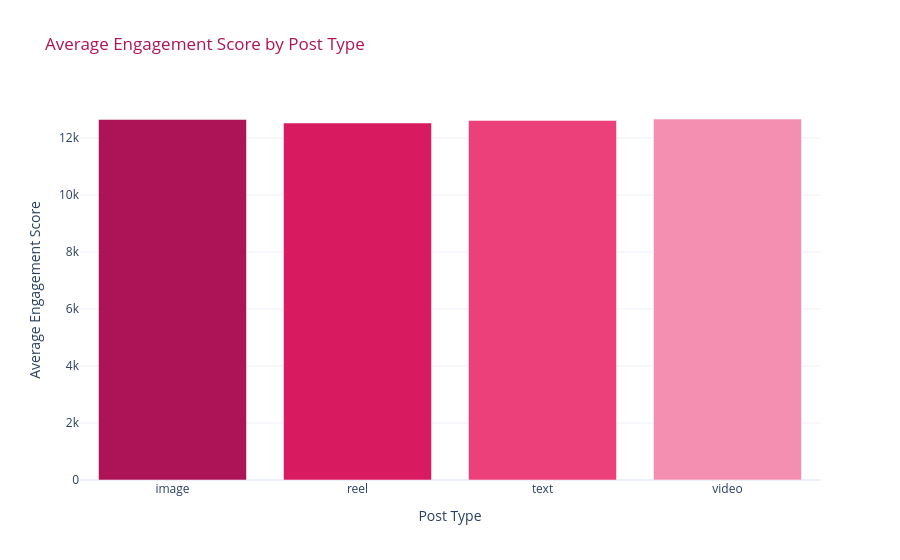

Notebook source saved alongside this figure:
### Code cell
# Visualization 14 - Plotly Interactive Bar Chart: Average Engagement by Post Type
post_type_engagement = (
    df_clean.groupby('post_type')['engagement_score']
    .mean()
    .reset_index()
)

fig = px.bar(
    post_type_engagement,
    x='post_type',
    y='engagement_score',
    color='post_type',
    color_discrete_sequence=[
        '#AD1457',
        '#D81B60',
        '#EC407A',
        '#F48FB1'
    ],
    title='Average Engagement Score by Post Type',
    labels={
        'post_type': 'Post Type',
        'engagement_score': 'Average Engagement Score'
    }
)

fig.update_layout(
    title_font_color='#AD1457',
    template='plotly_white',
    showlegend=False
)

fig.show()

### Figure 1 — Plotly figure (JSON) as saved in the notebook; plotly's stock layout.template omitted (floating-point values rounded to 4 significant figures)
{"data": [{"hovertemplate": "Post Type=%{x}<br>Average Engagement Score=%{y}<extra></extra>", "legendgroup": "image", "marker": {"color": "#AD1457", "pattern": {"shape": ""}}, "name": "image", "orientation": "v", "showlegend": true, "textposition": "auto", "type": "bar", "x": ["image"], "xaxis": "x", "y": [12650.0], "yaxis": "y"}, {"hovertemplate": "Post Type=%{x}<br>Average Engagement Score=%{y}<extra></extra>", "legendgroup": "reel", "marker": {"color": "#D81B60", "pattern": {"shape": ""}}, "name": "reel", "orientation": "v", "showlegend": true, "textposition": "auto", "type": "bar", "x": ["reel"], "xaxis": "x", "y": [12520.0], "yaxis": "y"}, {"hovertemplate": "Post Type=%{x}<br>Average Engagement Score=%{y}<extra></extra>", "legendgroup": "text", "marker": {"color": "#EC407A", "pattern": {"shape": ""}}, "name": "text", "orientation": "v", "showlegend": true, "textposition": "auto", "type": "bar", "x": ["text"], "xaxis": "x", "y": [12610.0], "yaxis": "y"}, {"hovertemplate": "Post Type=%{x}<br>Average Engagement Score=%{y}<extra></extra>", "legendgroup": "video", "marker": {"color": "#F48FB1", "pattern": {"shape": ""}}, "name": "video", "orientation": "v", "showlegend": true, "textposition": "auto", "type": "bar", "x": ["video"], "xaxis": "x", "y": [12660.0], "yaxis": "y"}], "layout": {"barmode": "relative", "legend": {"title": {"text": "Post Type"}, "tracegroupgap": 0}, "showlegend": false, "title": {"font": {"color": "#AD1457"}, "text": "Average Engagement Score by Post Type"}, "xaxis": {"anchor": "y", "categoryarray": ["image", "reel", "text", "video"], "categoryorder": "array", "domain": [0, 1], "title": {"text": "Post Type"}}, "yaxis": {"anchor": "x", "domain": [0, 1], "title": {"text": "Average Engagement Score"}}}}
